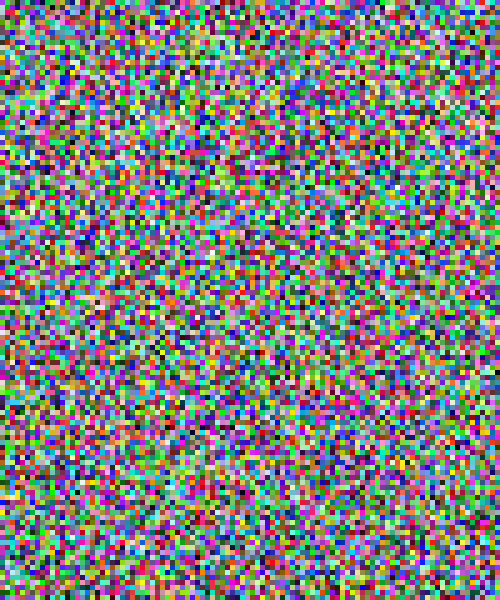
Frame 1 (no input)
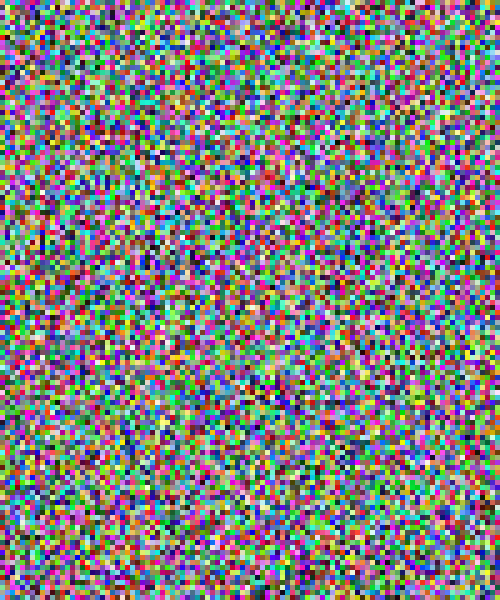
Frame 60 (the mouse pressed at the canvas centre just before this capture)
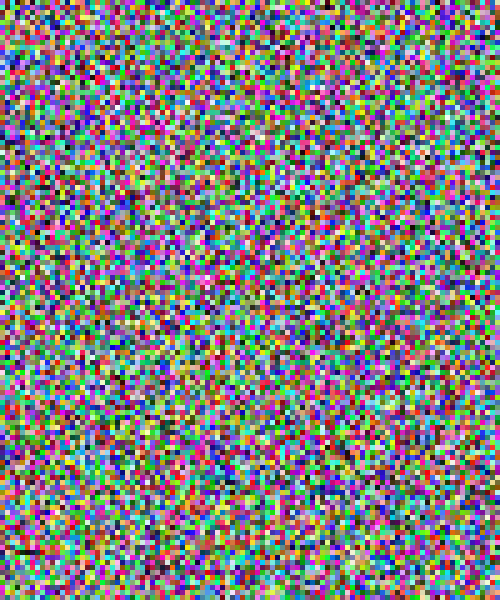
Frame 120 (the mouse held since frame 60 and released just before this capture)

The Processing sketch that drew these frames (run headless with seeded random() and noise(); from frame 60 on, the mouse is pressed at the canvas centre):

// Processing sketch: w10_09_images_forLoop2D_inDraw
// ── w10_09_images_forLoop2D_inDraw.pde
// IMA NYU Shanghai
// Interaction Lab
// MOQN
// Nov 7 2016

void setup() {
  size(500, 600);
  noStroke();
}

void draw() {
  int rectSize = 5;
  for (int y=0; y<height; y+=rectSize) {
    for (int x=0; x<width; x+=rectSize) {
      fill(random(255), random(255), random(255));
      rect(x, y, rectSize, rectSize);
    }
  }
}
